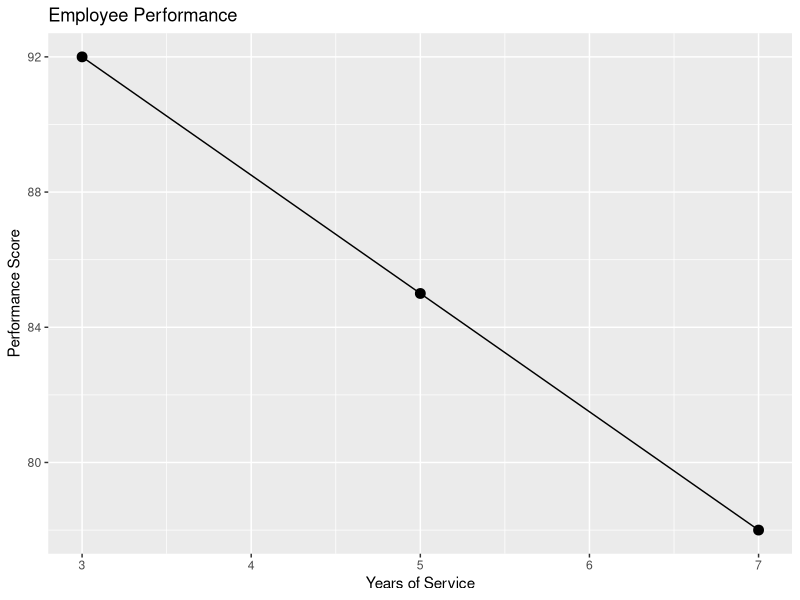
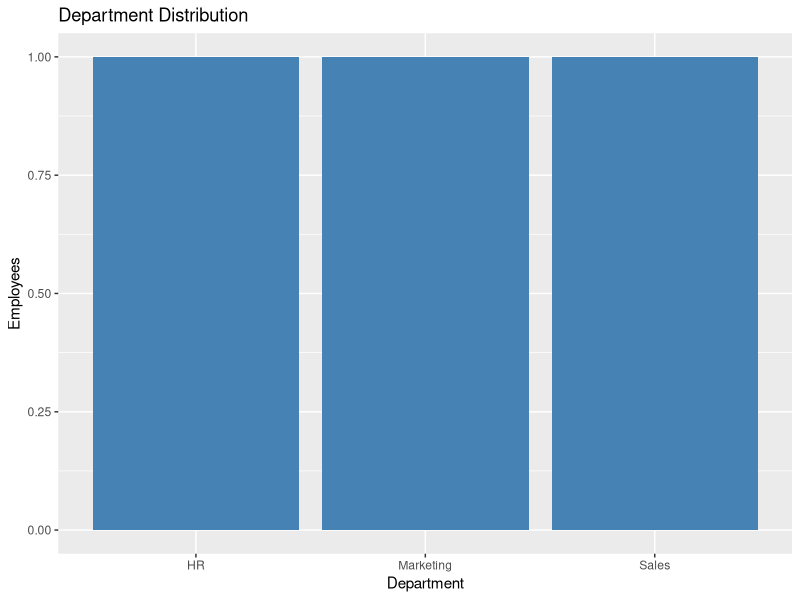

Source code (R) for these figures, in order:
library(ggplot2)

emp<-data.frame(
ID=1:3,
Department=c("Sales","HR","Marketing"),
Years=c(5,3,7),
Score=c(85,92,78)
)

ggplot(emp,aes(Years,Score,group=1))+geom_line()+geom_point(size=3)+labs(title="Employee Performance",x="Years of Service",y="Performance Score")
ggplot(emp,aes(Department))+geom_bar(fill="steelblue")+labs(title="Department Distribution",x="Department",y="Employees")
print(emp)
